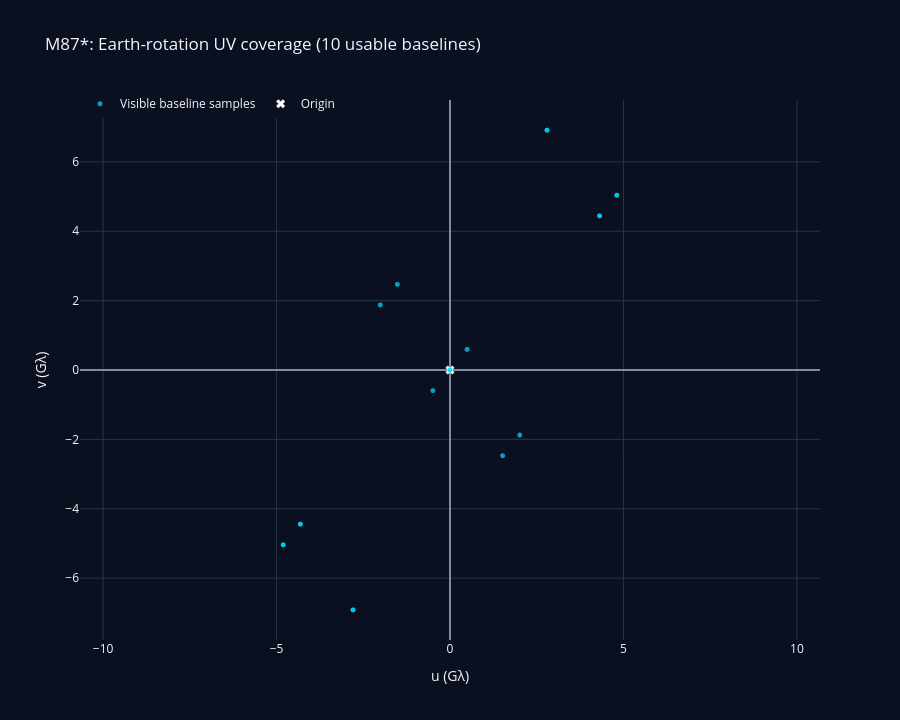

The cell this chart's notebook holds for it:
### Code cell
import numpy as np
from datetime import datetime, timezone
from itertools import combinations
import plotly.graph_objects as go

#Choose the source and observing setup

TARGET_NAME = "M87*"

# M87* J2000 / ICRS coordinates
SOURCE_RA_DEG = 187.70593
SOURCE_DEC_DEG = 12.39112

# 230 GHz (1.3mm) wavelength
WAVELENGTH_M = 1.3e-3
MIN_ELEVATION_DEG = 15.0

OBS_TIME_UTC = datetime(2026, 4, 11, 0, 0, 0, tzinfo=timezone.utc)

WGS84_A_M = 6_378_137.0
WGS84_F = 1 / 298.257223563
WGS84_E2 = WGS84_F * (2 - WGS84_F)


def geodetic_to_ecef(latitude_deg, longitude_deg, elevation_m):
    """Convert geodetic latitude, longitude, elevation to ECEF metres."""
    lat = np.radians(latitude_deg)
    lon = np.radians(longitude_deg)

    N = WGS84_A_M / np.sqrt(1 - WGS84_E2 * np.sin(lat) ** 2)

    x = (N + elevation_m) * np.cos(lat) * np.cos(lon)
    y = (N + elevation_m) * np.cos(lat) * np.sin(lon)
    z = (N * (1 - WGS84_E2) + elevation_m) * np.sin(lat)

    return np.array([x, y, z])


def local_up_ecef(latitude_deg, longitude_deg):
    """Return the local zenith direction in the Earth-fixed frame."""
    lat = np.radians(latitude_deg)
    lon = np.radians(longitude_deg)

    return np.array([
        np.cos(lat) * np.cos(lon),
        np.cos(lat) * np.sin(lon),
        np.sin(lat),
    ])


def julian_date(utc_time):
    """Convert a timezone-aware UTC datetime to Julian Date."""
    unix_seconds = utc_time.timestamp()
    return unix_seconds / 86400.0 + 2440587.5


def gmst_radians(utc_time):
    """Approximate Greenwich Mean Sidereal Time in radians."""
    jd = julian_date(utc_time)
    T = (jd - 2451545.0) / 36525.0

    gmst_deg = (
        280.46061837
        + 360.98564736629 * (jd - 2451545.0)
        + 0.000387933 * T**2
        - T**3 / 38710000.0
    )

    return np.radians(gmst_deg % 360.0)


def rotate_ecef_to_eci(vector_ecef, utc_time):
    """
    Rotate an Earth-fixed vector into an Earth-centered inertial approximation.
    This is the Earth-rotation step that makes UV tracks move over time.
    """
    theta = gmst_radians(utc_time)
    rotation_matrix = np.array([
        [np.cos(theta), -np.sin(theta), 0],
        [np.sin(theta),  np.cos(theta), 0],
        [0,              0,             1],
    ])
    return rotation_matrix @ vector_ecef


def source_unit_vector(ra_deg, dec_deg):
    """Unit vector pointing from Earth toward a celestial source."""
    ra = np.radians(ra_deg)
    dec = np.radians(dec_deg)

    return np.array([
        np.cos(dec) * np.cos(ra),
        np.cos(dec) * np.sin(ra),
        np.sin(dec),
    ])


def source_altitude_deg(station_up_ecef, target_vector_eci, utc_time):
    """
    Calculate target altitude at one station.
    Positive altitude means above the geometric horizon.
    """
    station_up_eci = rotate_ecef_to_eci(station_up_ecef, utc_time)
    sine_altitude = np.clip(np.dot(station_up_eci, target_vector_eci), -1, 1)
    return np.degrees(np.arcsin(sine_altitude))




target_vector_eci = source_unit_vector(SOURCE_RA_DEG, SOURCE_DEC_DEG)

station_ecef = [
    geodetic_to_ecef(site["lat"], site["lon"], site["elevation_m"])
    for site in stations
]

station_up_vectors = [
    local_up_ecef(site["lat"], site["lon"])
    for site in stations
]



# Calculate UV coverage 

u_coords = []
v_coords = []
hover_text = []

visible_baselines = set()

# Define east and north axes on the sky around the target.
celestial_north = np.array([0.0, 0.0, 1.0])
u_axis = np.cross(celestial_north, target_vector_eci)
u_axis /= np.linalg.norm(u_axis)
v_axis = np.cross(target_vector_eci, u_axis)
v_axis /= np.linalg.norm(v_axis)

# Calculate visibility once, at the selected instant.
utc_time = OBS_TIME_UTC

altitudes = [
    source_altitude_deg(station_up_vectors[i], target_vector_eci, utc_time)
    for i in range(len(stations))
]

visible = [
    altitude >= MIN_ELEVATION_DEG
    for altitude in altitudes
]

# One UV coordinate per usable baseline at this instant.
for i, j in combinations(range(len(stations)), 2):
    if not (visible[i] and visible[j]):
        continue

    baseline_ecef_m = station_ecef[j] - station_ecef[i]
    baseline_eci_m = rotate_ecef_to_eci(baseline_ecef_m, utc_time)

    u = np.dot(baseline_eci_m, u_axis) / WAVELENGTH_M
    v = np.dot(baseline_eci_m, v_axis) / WAVELENGTH_M

    pair_name = f"{stations[i]['name']}–{stations[j]['name']}"
    visible_baselines.add(pair_name)

    details = (
        f"<b>{pair_name}</b>"
        f"<br>UTC: {utc_time:%Y-%m-%d %H:%M}"
        f"<br>{stations[i]['name']} altitude: {altitudes[i]:.1f}°"
        f"<br>{stations[j]['name']} altitude: {altitudes[j]:.1f}°"
        f"<br>u: {u / 1e9:.2f} Gλ"
        f"<br>v: {v / 1e9:.2f} Gλ"
    )

    # The second point is the standard mirrored/conjugate UV point.
    u_coords.extend([u / 1e9, -u / 1e9])
    v_coords.extend([v / 1e9, -v / 1e9])
    hover_text.extend([details, details + "<br><i>Conjugate point</i>"])
# to plot

uv_fig = go.Figure()

uv_fig.add_trace(
    go.Scattergl(
        x=u_coords,
        y=v_coords,
        mode="markers",
        marker={
            "size": 5,
            "color": "#00d9ff",
            "opacity": 0.72,
        },
        text=hover_text,
        hovertemplate="%{text}<extra></extra>",
        name="Visible baseline samples",
    )
)

uv_fig.add_trace(
    go.Scatter(
        x=[0],
        y=[0],
        mode="markers",
        marker={"size": 8, "color": "#ffffff", "symbol": "x"},
        hovertemplate="UV origin<extra></extra>",
        name="Origin",
    )
)

uv_fig.update_layout(
    title=(
        f"{TARGET_NAME}: Earth-rotation UV coverage "
        f"({len(visible_baselines)} usable baselines)"
    ),
    xaxis_title="u (Gλ)",
    yaxis_title="v (Gλ)",
    height=720,
    paper_bgcolor="#0b1020",
    plot_bgcolor="#0b1020",
    font={"color": "#f5f7fa"},
    hovermode="closest",
    legend={"orientation": "h", "y": 1.02},
)

uv_fig.update_xaxes(
    showgrid=True,
    gridcolor="#263448",
    zeroline=True,
    zerolinecolor="#7f8ca3",
)

uv_fig.update_yaxes(
    showgrid=True,
    gridcolor="#263448",
    zeroline=True,
    zerolinecolor="#7f8ca3",
    scaleanchor="x",
    scaleratio=1,
)

uv_fig.show()




total_possible_baselines = len(stations) * (len(stations) - 1) // 2

print(f"Target: {TARGET_NAME}")
print(f"Instant: {OBS_TIME_UTC:%Y-%m-%d %H:%M UTC}")
print(f"Minimum station elevation: {MIN_ELEVATION_DEG}°")
print(f"Total possible station pairs: {total_possible_baselines}")
print(f"Baselines with at least one visible sample: {len(visible_baselines)}")

### Figure 1 — Plotly figure (JSON) as saved in the notebook; plotly's stock layout.template omitted (floating-point values rounded to 4 significant figures)
{"data": [{"hovertemplate": "%{text}<extra></extra>", "marker": {"color": "#00d9ff", "opacity": 0.72, "size": 5}, "mode": "markers", "name": "Visible baseline samples", "text": ["<b>ALMA–APEX</b><br>UTC: 2026-04-11 00:00<br>ALMA altitude: 24.6°<br>APEX altitude: 24.6°<br>u: -0.00 Gλ<br>v: 0.00 Gλ", "<b>ALMA–APEX</b><br>UTC: 2026-04-11 00:00<br>ALMA altitude: 24.6°<br>APEX altitude: 24.6°<br>u: -0.00 Gλ<br>v: 0.00 Gλ<br><i>Conjugate point</i>", "<b>ALMA–GLT</b><br>UTC: 2026-04-11 00:00<br>ALMA altitude: 24.6°<br>GLT altitude: 19.4°<br>u: 2.80 Gλ<br>v: 6.91 Gλ", "<b>ALMA–GLT</b><br>UTC: 2026-04-11 00:00<br>ALMA altitude: 24.6°<br>GLT altitude: 19.4°<br>u: 2.80 Gλ<br>v: 6.91 Gλ<br><i>Conjugate point</i>", "<b>ALMA–IRAM</b><br>UTC: 2026-04-11 00:00<br>ALMA altitude: 24.6°<br>IRAM altitude: 64.3°<br>u: 4.31 Gλ<br>v: 4.44 Gλ", "<b>ALMA–IRAM</b><br>UTC: 2026-04-11 00:00<br>ALMA altitude: 24.6°<br>IRAM altitude: 64.3°<br>u: 4.31 Gλ<br>v: 4.44 Gλ<br><i>Conjugate point</i>", "<b>ALMA–NOEMA</b><br>UTC: 2026-04-11 00:00<br>ALMA altitude: 24.6°<br>NOEMA altitude: 54.5°<br>u: 4.81 Gλ<br>v: 5.04 Gλ", "<b>ALMA–NOEMA</b><br>UTC: 2026-04-11 00:00<br>ALMA altitude: 24.6°<br>NOEMA altitude: 54.5°<br>u: 4.81 Gλ<br>v: 5.04 Gλ<br><i>Conjugate point</i>", "<b>APEX–GLT</b><br>UTC: 2026-04-11 00:00<br>APEX altitude: 24.6°<br>GLT altitude: 19.4°<br>u: 2.80 Gλ<br>v: 6.91 Gλ", "<b>APEX–GLT</b><br>UTC: 2026-04-11 00:00<br>APEX altitude: 24.6°<br>GLT altitude: 19.4°<br>u: 2.80 Gλ<br>v: 6.91 Gλ<br><i>Conjugate point</i>", "<b>APEX–IRAM</b><br>UTC: 2026-04-11 00:00<br>APEX altitude: 24.6°<br>IRAM altitude: 64.3°<br>u: 4.31 Gλ<br>v: 4.44 Gλ", "<b>APEX–IRAM</b><br>UTC: 2026-04-11 00:00<br>APEX altitude: 24.6°<br>IRAM altitude: 64.3°<br>u: 4.31 Gλ<br>v: 4.44 Gλ<br><i>Conjugate point</i>", "<b>APEX–NOEMA</b><br>UTC: 2026-04-11 00:00<br>APEX altitude: 24.6°<br>NOEMA altitude: 54.5°<br>u: 4.81 Gλ<br>v: 5.04 Gλ", "<b>APEX–NOEMA</b><br>UTC: 2026-04-11 00:00<br>APEX altitude: 24.6°<br>NOEMA altitude: 54.5°<br>u: 4.81 Gλ<br>v: 5.04 Gλ<br><i>Conjugate point</i>", "<b>GLT–IRAM</b><br>UTC: 2026-04-11 00:00<br>GLT altitude: 19.4°<br>IRAM altitude: 64.3°<br>u: 1.52 Gλ<br>v: -2.47 Gλ", "<b>GLT–IRAM</b><br>UTC: 2026-04-11 00:00<br>GLT altitude: 19.4°<br>IRAM altitude: 64.3°<br>u: 1.52 Gλ<br>v: -2.47 Gλ<br><i>Conjugate point</i>", "<b>GLT–NOEMA</b><br>UTC: 2026-04-11 00:00<br>GLT altitude: 19.4°<br>NOEMA altitude: 54.5°<br>u: 2.01 Gλ<br>v: -1.88 Gλ", "<b>GLT–NOEMA</b><br>UTC: 2026-04-11 00:00<br>GLT altitude: 19.4°<br>NOEMA altitude: 54.5°<br>u: 2.01 Gλ<br>v: -1.88 Gλ<br><i>Conjugate point</i>", "<b>IRAM–NOEMA</b><br>UTC: 2026-04-11 00:00<br>IRAM altitude: 64.3°<br>NOEMA altitude: 54.5°<br>u: 0.49 Gλ<br>v: 0.59 Gλ", "<b>IRAM–NOEMA</b><br>UTC: 2026-04-11 00:00<br>IRAM altitude: 64.3°<br>NOEMA altitude: 54.5°<br>u: 0.49 Gλ<br>v: 0.59 Gλ<br><i>Conjugate point</i>"], "type": "scattergl", "x": [-0.0009156, 0.0009156, 2.796, -2.796, 4.313, -4.313, 4.806, -4.806, 2.796, -2.796, 4.314, -4.314, 4.807, -4.807, 1.517, -1.517, 2.011, -2.011, 0.4934, -0.4934], "y": [0.00197, -0.00197, 6.914, -6.914, 4.445, -4.445, 5.039, -5.039, 6.912, -6.912, 4.443, -4.443, 5.037, -5.037, -2.47, 2.47, -1.876, 1.876, 0.594, -0.594]}, {"hovertemplate": "UV origin<extra></extra>", "marker": {"color": "#ffffff", "size": 8, "symbol": "x"}, "mode": "markers", "name": "Origin", "type": "scatter", "x": [0], "y": [0]}], "layout": {"font": {"color": "#f5f7fa"}, "height": 720, "hovermode": "closest", "legend": {"orientation": "h", "y": 1.02}, "paper_bgcolor": "#0b1020", "plot_bgcolor": "#0b1020", "title": {"text": "M87*: Earth-rotation UV coverage (10 usable baselines)"}, "xaxis": {"gridcolor": "#263448", "showgrid": true, "title": {"text": "u (Gλ)"}, "zeroline": true, "zerolinecolor": "#7f8ca3"}, "yaxis": {"gridcolor": "#263448", "scaleanchor": "x", "scaleratio": 1, "showgrid": true, "title": {"text": "v (Gλ)"}, "zeroline": true, "zerolinecolor": "#7f8ca3"}}}
